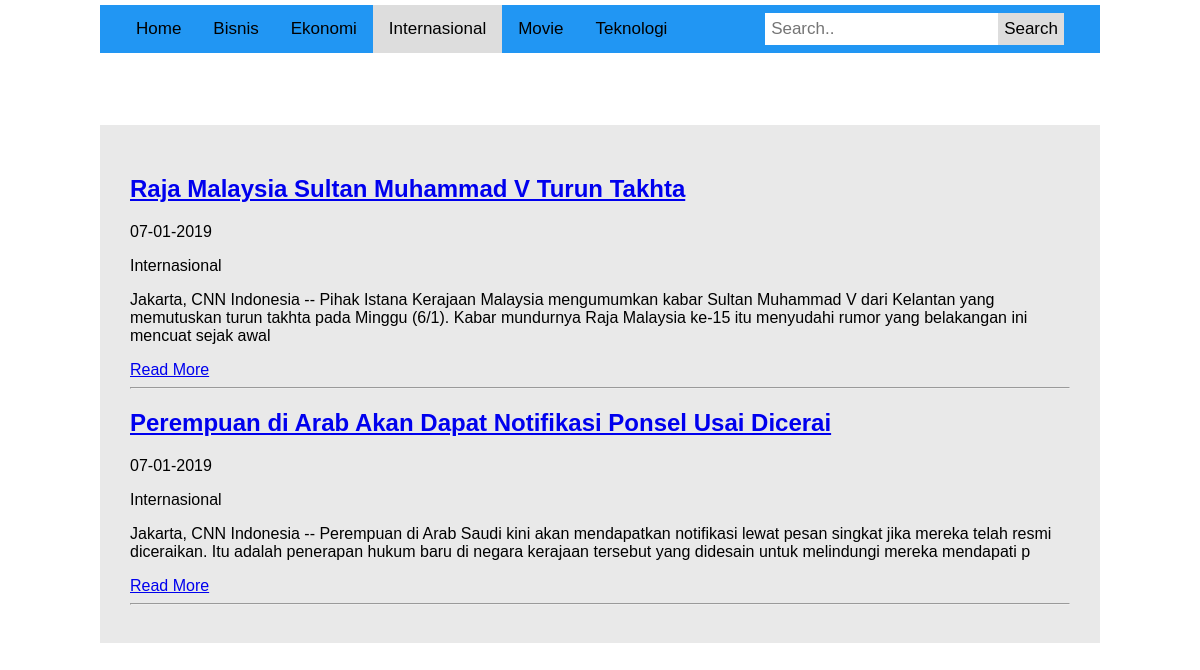
Page /news_internasional.php on the committed database.
### tables this page shows
CREATE TABLE `berita` (
  `id_berita` int(5) NOT NULL,
  `judul_berita` varchar(100) NOT NULL,
  `tanggal` varchar(30) NOT NULL,
  `isi_berita` text NOT NULL,
  `kategori` varchar(50) NOT NULL
);

### news_internasional.php (the view, shortened to what this page needs)
<!DOCTYPE html>
<html lang="en">
<head>
    <link rel="stylesheet" href="css/css.css">
</head>
<body>
<div class="topnav">
<a href="index.php">Home</a>
  <a href="news_bisnis.php">Bisnis</a>
  <a class="" href="news_ekonomi.php">Ekonomi</a>
  <a class="active" href="news_internasional.php">Internasional</a>
  <a href="news_movie.php">Movie</a>
  <a href="news_teknologi.php">Teknologi</a>
  <div class="search-container">
    <form method="POST">
    <input type="text" name="kata" placeholder="Search..">
      <button type="submit" name="cari">Search</button>
    </form>
  </div>
</div>
<?php include("search.php"); ?>
<div class="container">
<table class="table table-bordered table-responsive" id="main">
<?php
    $sql = "SELECT * FROM berita WHERE kategori='Internasional' ORDER BY id_berita DESC ";
    $stmt = $db -> prepare($sql);
    $stmt -> execute();
    $data = $stmt -> rowCount();
    if($data==0){
        echo "tidak ada berita";
    }else{
        while($data = $stmt -> fetch(PDO::FETCH_ASSOC)){
            ?>
            <h2><a href="detailberita.php?detail=<?php echo $data['id_berita']; ?>"><?php echo $data['judul_berita'];?></a></h2>
            <p><?php echo $data['tanggal'];?></p>
            <p><?php echo $data['kategori'];?></p>
            <p><?php echo substr($data['isi_berita'],0,250); ?></p>
            <a href="detailberita.php?detail=<?php echo $data['id_berita']; ?>">Read More</a>
            <hr>
            <?php
        }
    }
    ?>
</table>
</div>
</body>
</html>

### css/css.css (style rules this page uses)
.container { padding: 30px 30px; background-color: #e9e9e9; }
* { box-sizing: border-box; }
h1, h2, h3, h4, p { font-family: Arial, Helvetica, sans-serif; }
body { margin: 5px 100px; font-family: Arial, Helvetica, sans-serif; }
.topnav { padding: 0 20px; overflow: hidden; background-color: #2196F3; }
.topnav a { float: left; display: block; color: black; text-align: center; padding: 14px 16px; text-decoration: none; font-size: 17px; }
.topnav a.active { background-color: #ddd; color: black; }
.topnav .search-container { float: right; }
.topnav input[type=text] { padding: 6px; margin-top: 8px; font-size: 17px; border: none; }
.topnav .search-container button { float: right; padding: 6px; margin-top: 8px; margin-right: 16px; background: #ddd; font-size: 17px; border: none; cursor: pointer; }

### rows in the picture
berita: judul_berita "Raja Malaysia Sultan Muhammad V Turun Takhta", tanggal "07-01-2019", kategori "Internasional", isi_berita "Jakarta, CNN Indonesia -- Pihak Istana Kerajaan Malaysia mengumumkan kabar Sultan Muhammad V dari Kelantan yang memutuskan turun takhta pada Minggu (6/1). Kabar mundurnya Raja Malaysia ke-15 itu menyudahi rumor yang belakangan ini mencuat sejak awal"
berita: judul_berita "Perempuan di Arab Akan Dapat Notifikasi Ponsel Usai Dicerai", tanggal "07-01-2019", kategori "Internasional", isi_berita "Jakarta, CNN Indonesia -- Perempuan di Arab Saudi kini akan mendapatkan notifikasi lewat pesan singkat jika mereka telah resmi diceraikan. Itu adalah penerapan hukum baru di negara kerajaan tersebut yang didesain untuk melindungi mereka mendapati p"
